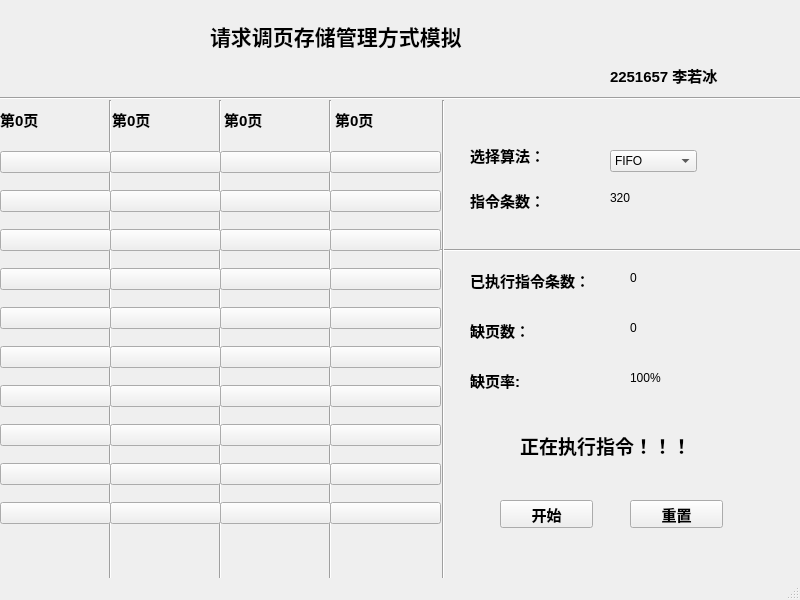
<?xml version="1.0" encoding="UTF-8"?>
<ui version="4.0">
 <class>MainWindow</class>
 <widget class="QMainWindow" name="MainWindow">
  <property name="geometry">
   <rect>
    <x>0</x>
    <y>0</y>
    <width>800</width>
    <height>600</height>
   </rect>
  </property>
  <property name="windowTitle">
   <string>请求调页存储管理方式模拟 2251657 李若冰</string>
  </property>
  <widget class="QWidget" name="centralwidget">
   <widget class="QPushButton" name="pushButton">
    <property name="geometry">
     <rect>
      <x>500</x>
      <y>500</y>
      <width>93</width>
      <height>28</height>
     </rect>
    </property>
    <property name="font">
     <font>
      <pointsize>11</pointsize>
      <weight>75</weight>
      <bold>true</bold>
     </font>
    </property>
    <property name="text">
     <string>开始</string>
    </property>
   </widget>
   <widget class="QPushButton" name="pushButton_2">
    <property name="geometry">
     <rect>
      <x>630</x>
      <y>500</y>
      <width>93</width>
      <height>28</height>
     </rect>
    </property>
    <property name="font">
     <font>
      <pointsize>11</pointsize>
      <weight>75</weight>
      <bold>true</bold>
     </font>
    </property>
    <property name="text">
     <string>重置</string>
    </property>
   </widget>
   <widget class="QComboBox" name="comboBox">
    <property name="geometry">
     <rect>
      <x>610</x>
      <y>150</y>
      <width>87</width>
      <height>22</height>
     </rect>
    </property>
    <item>
     <property name="text">
      <string>FIFO</string>
     </property>
    </item>
    <item>
     <property name="text">
      <string>LRU</string>
     </property>
    </item>
   </widget>
   <widget class="QLabel" name="label">
    <property name="geometry">
     <rect>
      <x>470</x>
      <y>145</y>
      <width>91</width>
      <height>20</height>
     </rect>
    </property>
    <property name="font">
     <font>
      <pointsize>11</pointsize>
      <weight>75</weight>
      <bold>true</bold>
     </font>
    </property>
    <property name="text">
     <string>选择算法：</string>
    </property>
   </widget>
   <widget class="Line" name="line">
    <property name="geometry">
     <rect>
      <x>0</x>
      <y>90</y>
      <width>801</width>
      <height>16</height>
     </rect>
    </property>
    <property name="font">
     <font>
      <pointsize>21</pointsize>
      <weight>75</weight>
      <bold>true</bold>
     </font>
    </property>
    <property name="orientation">
     <enum>Qt::Horizontal</enum>
    </property>
   </widget>
   <widget class="QLabel" name="label_2">
    <property name="geometry">
     <rect>
      <x>350</x>
      <y>20</y>
      <width>72</width>
      <height>15</height>
     </rect>
    </property>
    <property name="text">
     <string/>
    </property>
   </widget>
   <widget class="QLabel" name="label_3">
    <property name="geometry">
     <rect>
      <x>210</x>
      <y>10</y>
      <width>391</width>
      <height>51</height>
     </rect>
    </property>
    <property name="font">
     <font>
      <pointsize>16</pointsize>
      <weight>75</weight>
      <bold>true</bold>
     </font>
    </property>
    <property name="text">
     <string>请求调页存储管理方式模拟</string>
    </property>
    <property name="textFormat">
     <enum>Qt::PlainText</enum>
    </property>
   </widget>
   <widget class="QLabel" name="label_4">
    <property name="geometry">
     <rect>
      <x>610</x>
      <y>60</y>
      <width>151</width>
      <height>31</height>
     </rect>
    </property>
    <property name="font">
     <font>
      <pointsize>11</pointsize>
      <weight>75</weight>
      <bold>true</bold>
     </font>
    </property>
    <property name="text">
     <string>2251657 李若冰</string>
    </property>
   </widget>
   <widget class="QLabel" name="label_5">
    <property name="geometry">
     <rect>
      <x>470</x>
      <y>190</y>
      <width>91</width>
      <height>21</height>
     </rect>
    </property>
    <property name="font">
     <font>
      <pointsize>11</pointsize>
      <weight>75</weight>
      <bold>true</bold>
     </font>
    </property>
    <property name="text">
     <string>指令条数：</string>
    </property>
   </widget>
   <widget class="QLabel" name="label_6">
    <property name="geometry">
     <rect>
      <x>470</x>
      <y>270</y>
      <width>161</width>
      <height>20</height>
     </rect>
    </property>
    <property name="font">
     <font>
      <pointsize>11</pointsize>
      <weight>75</weight>
      <bold>true</bold>
     </font>
    </property>
    <property name="text">
     <string>已执行指令条数：</string>
    </property>
   </widget>
   <widget class="QLabel" name="label_7">
    <property name="geometry">
     <rect>
      <x>610</x>
      <y>190</y>
      <width>72</width>
      <height>15</height>
     </rect>
    </property>
    <property name="text">
     <string>320</string>
    </property>
   </widget>
   <widget class="QLabel" name="label_8">
    <property name="geometry">
     <rect>
      <x>630</x>
      <y>270</y>
      <width>72</width>
      <height>15</height>
     </rect>
    </property>
    <property name="text">
     <string>0</string>
    </property>
   </widget>
   <widget class="QLabel" name="label_9">
    <property name="geometry">
     <rect>
      <x>470</x>
      <y>370</y>
      <width>131</width>
      <height>20</height>
     </rect>
    </property>
    <property name="font">
     <font>
      <pointsize>11</pointsize>
      <weight>75</weight>
      <bold>true</bold>
     </font>
    </property>
    <property name="text">
     <string>缺页率:</string>
    </property>
   </widget>
   <widget class="QLabel" name="label_10">
    <property name="geometry">
     <rect>
      <x>630</x>
      <y>370</y>
      <width>72</width>
      <height>15</height>
     </rect>
    </property>
    <property name="text">
     <string>100%</string>
    </property>
   </widget>
   <widget class="Line" name="line_2">
    <property name="geometry">
     <rect>
      <x>440</x>
      <y>240</y>
      <width>361</width>
      <height>20</height>
     </rect>
    </property>
    <property name="font">
     <font>
      <pointsize>21</pointsize>
      <weight>75</weight>
      <bold>true</bold>
     </font>
    </property>
    <property name="orientation">
     <enum>Qt::Horizontal</enum>
    </property>
   </widget>
   <widget class="Line" name="line_3">
    <property name="geometry">
     <rect>
      <x>433</x>
      <y>100</y>
      <width>20</width>
      <height>481</height>
     </rect>
    </property>
    <property name="orientation">
     <enum>Qt::Vertical</enum>
    </property>
   </widget>
   <widget class="Line" name="line_4">
    <property name="geometry">
     <rect>
      <x>100</x>
      <y>100</y>
      <width>20</width>
      <height>481</height>
     </rect>
    </property>
    <property name="orientation">
     <enum>Qt::Vertical</enum>
    </property>
   </widget>
   <widget class="Line" name="line_5">
    <property name="geometry">
     <rect>
      <x>210</x>
      <y>100</y>
      <width>20</width>
      <height>481</height>
     </rect>
    </property>
    <property name="orientation">
     <enum>Qt::Vertical</enum>
    </property>
   </widget>
   <widget class="Line" name="line_6">
    <property name="geometry">
     <rect>
      <x>320</x>
      <y>100</y>
      <width>20</width>
      <height>481</height>
     </rect>
    </property>
    <property name="orientation">
     <enum>Qt::Vertical</enum>
    </property>
   </widget>
   <widget class="QWidget" name="verticalLayoutWidget">
    <property name="geometry">
     <rect>
      <x>0</x>
      <y>140</y>
      <width>111</width>
      <height>401</height>
     </rect>
    </property>
    <layout class="QVBoxLayout" name="verticalLayout_2">
     <item>
      <widget class="QPushButton" name="pushButton_3">
       <property name="text">
        <string/>
       </property>
      </widget>
     </item>
     <item>
      <widget class="QPushButton" name="pushButton_4">
       <property name="text">
        <string/>
       </property>
      </widget>
     </item>
     <item>
      <widget class="QPushButton" name="pushButton_5">
       <property name="text">
        <string/>
       </property>
      </widget>
     </item>
     <item>
      <widget class="QPushButton" name="pushButton_6">
       <property name="text">
        <string/>
       </property>
      </widget>
     </item>
     <item>
      <widget class="QPushButton" name="pushButton_7">
       <property name="text">
        <string/>
       </property>
      </widget>
     </item>
     <item>
      <widget class="QPushButton" name="pushButton_8">
       <property name="text">
        <string/>
       </property>
      </widget>
     </item>
     <item>
      <widget class="QPushButton" name="pushButton_9">
       <property name="text">
        <string/>
       </property>
      </widget>
     </item>
     <item>
      <widget class="QPushButton" name="pushButton_10">
       <property name="text">
        <string/>
       </property>
      </widget>
     </item>
     <item>
      <widget class="QPushButton" name="pushButton_11">
       <property name="text">
        <string/>
       </property>
      </widget>
     </item>
     <item>
      <widget class="QPushButton" name="pushButton_12">
       <property name="text">
        <string/>
       </property>
      </widget>
     </item>
    </layout>
   </widget>
   <widget class="QWidget" name="verticalLayoutWidget_2">
    <property name="geometry">
     <rect>
      <x>110</x>
      <y>140</y>
      <width>111</width>
      <height>401</height>
     </rect>
    </property>
    <layout class="QVBoxLayout" name="verticalLayout_3">
     <item>
      <widget class="QPushButton" name="pushButton_13">
       <property name="text">
        <string/>
       </property>
      </widget>
     </item>
     <item>
      <widget class="QPushButton" name="pushButton_14">
       <property name="text">
        <string/>
       </property>
      </widget>
     </item>
     <item>
      <widget class="QPushButton" name="pushButton_15">
       <property name="text">
        <string/>
       </property>
      </widget>
     </item>
     <item>
      <widget class="QPushButton" name="pushButton_16">
       <property name="text">
        <string/>
       </property>
      </widget>
     </item>
     <item>
      <widget class="QPushButton" name="pushButton_17">
       <property name="text">
        <string/>
       </property>
      </widget>
     </item>
     <item>
      <widget class="QPushButton" name="pushButton_18">
       <property name="text">
        <string/>
       </property>
      </widget>
     </item>
     <item>
      <widget class="QPushButton" name="pushButton_19">
       <property name="text">
        <string/>
       </property>
      </widget>
     </item>
     <item>
      <widget class="QPushButton" name="pushButton_20">
       <property name="text">
        <string/>
       </property>
      </widget>
     </item>
     <item>
      <widget class="QPushButton" name="pushButton_21">
       <property name="text">
        <string/>
       </property>
      </widget>
     </item>
     <item>
      <widget class="QPushButton" name="pushButton_22">
       <property name="text">
        <string/>
       </property>
      </widget>
     </item>
    </layout>
   </widget>
   <widget class="QWidget" name="verticalLayoutWidget_3">
    <property name="geometry">
     <rect>
      <x>220</x>
      <y>140</y>
      <width>111</width>
      <height>401</height>
     </rect>
    </property>
    <layout class="QVBoxLayout" name="verticalLayout_4">
     <item>
      <widget class="QPushButton" name="pushButton_23">
       <property name="text">
        <string/>
       </property>
      </widget>
     </item>
     <item>
      <widget class="QPushButton" name="pushButton_24">
       <property name="text">
        <string/>
       </property>
      </widget>
     </item>
     <item>
      <widget class="QPushButton" name="pushButton_25">
       <property name="text">
        <string/>
       </property>
      </widget>
     </item>
     <item>
      <widget class="QPushButton" name="pushButton_26">
       <property name="text">
        <string/>
       </property>
      </widget>
     </item>
     <item>
      <widget class="QPushButton" name="pushButton_27">
       <property name="text">
        <string/>
       </property>
      </widget>
     </item>
     <item>
      <widget class="QPushButton" name="pushButton_28">
       <property name="text">
        <string/>
       </property>
      </widget>
     </item>
     <item>
      <widget class="QPushButton" name="pushButton_29">
       <property name="text">
        <string/>
       </property>
      </widget>
     </item>
     <item>
      <widget class="QPushButton" name="pushButton_30">
       <property name="text">
        <string/>
       </property>
      </widget>
     </item>
     <item>
      <widget class="QPushButton" name="pushButton_31">
       <property name="text">
        <string/>
       </property>
      </widget>
     </item>
     <item>
      <widget class="QPushButton" name="pushButton_32">
       <property name="text">
        <string/>
       </property>
      </widget>
     </item>
    </layout>
   </widget>
   <widget class="QWidget" name="verticalLayoutWidget_4">
    <property name="geometry">
     <rect>
      <x>330</x>
      <y>140</y>
      <width>111</width>
      <height>401</height>
     </rect>
    </property>
    <layout class="QVBoxLayout" name="verticalLayout_5">
     <item>
      <widget class="QPushButton" name="pushButton_33">
       <property name="text">
        <string/>
       </property>
      </widget>
     </item>
     <item>
      <widget class="QPushButton" name="pushButton_34">
       <property name="text">
        <string/>
       </property>
      </widget>
     </item>
     <item>
      <widget class="QPushButton" name="pushButton_35">
       <property name="text">
        <string/>
       </property>
      </widget>
     </item>
     <item>
      <widget class="QPushButton" name="pushButton_36">
       <property name="text">
        <string/>
       </property>
      </widget>
     </item>
     <item>
      <widget class="QPushButton" name="pushButton_37">
       <property name="text">
        <string/>
       </property>
      </widget>
     </item>
     <item>
      <widget class="QPushButton" name="pushButton_38">
       <property name="text">
        <string/>
       </property>
      </widget>
     </item>
     <item>
      <widget class="QPushButton" name="pushButton_39">
       <property name="text">
        <string/>
       </property>
      </widget>
     </item>
     <item>
      <widget class="QPushButton" name="pushButton_40">
       <property name="text">
        <string/>
       </property>
      </widget>
     </item>
     <item>
      <widget class="QPushButton" name="pushButton_41">
       <property name="text">
        <string/>
       </property>
      </widget>
     </item>
     <item>
      <widget class="QPushButton" name="pushButton_42">
       <property name="text">
        <string/>
       </property>
      </widget>
     </item>
    </layout>
   </widget>
   <widget class="QWidget" name="horizontalLayoutWidget">
    <property name="geometry">
     <rect>
      <x>0</x>
      <y>99</y>
      <width>441</width>
      <height>41</height>
     </rect>
    </property>
    <layout class="QHBoxLayout" name="horizontalLayout">
     <item>
      <widget class="QLabel" name="label_12">
       <property name="font">
        <font>
         <pointsize>11</pointsize>
         <weight>75</weight>
         <bold>true</bold>
        </font>
       </property>
       <property name="text">
        <string>第0页</string>
       </property>
      </widget>
     </item>
     <item>
      <widget class="QLabel" name="label_13">
       <property name="font">
        <font>
         <pointsize>11</pointsize>
         <weight>75</weight>
         <bold>true</bold>
        </font>
       </property>
       <property name="text">
        <string>第0页</string>
       </property>
      </widget>
     </item>
     <item>
      <widget class="QLabel" name="label_14">
       <property name="font">
        <font>
         <pointsize>11</pointsize>
         <weight>75</weight>
         <bold>true</bold>
        </font>
       </property>
       <property name="text">
        <string>第0页</string>
       </property>
      </widget>
     </item>
     <item>
      <widget class="QLabel" name="label_15">
       <property name="font">
        <font>
         <pointsize>11</pointsize>
         <weight>75</weight>
         <bold>true</bold>
        </font>
       </property>
       <property name="text">
        <string>第0页</string>
       </property>
      </widget>
     </item>
    </layout>
   </widget>
   <widget class="QLabel" name="label_11">
    <property name="geometry">
     <rect>
      <x>470</x>
      <y>320</y>
      <width>81</width>
      <height>21</height>
     </rect>
    </property>
    <property name="font">
     <font>
      <pointsize>11</pointsize>
      <weight>75</weight>
      <bold>true</bold>
     </font>
    </property>
    <property name="text">
     <string>缺页数：</string>
    </property>
   </widget>
   <widget class="QLabel" name="label_16">
    <property name="geometry">
     <rect>
      <x>630</x>
      <y>320</y>
      <width>72</width>
      <height>15</height>
     </rect>
    </property>
    <property name="text">
     <string>0</string>
    </property>
   </widget>
   <widget class="QLabel" name="label_17">
    <property name="geometry">
     <rect>
      <x>520</x>
      <y>410</y>
      <width>211</width>
      <height>71</height>
     </rect>
    </property>
    <property name="font">
     <font>
      <pointsize>14</pointsize>
      <weight>75</weight>
      <bold>true</bold>
     </font>
    </property>
    <property name="text">
     <string>正在执行指令！！！</string>
    </property>
   </widget>
  </widget>
  <widget class="QMenuBar" name="menubar">
   <property name="geometry">
    <rect>
     <x>0</x>
     <y>0</y>
     <width>800</width>
     <height>26</height>
    </rect>
   </property>
  </widget>
  <widget class="QStatusBar" name="statusbar"/>
 </widget>
 <resources/>
 <connections/>
</ui>
